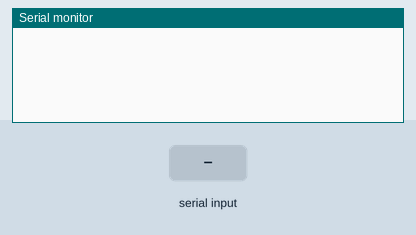
A sketch run on a simulated Arduino Uno, built with avr-gcc and run on an emulated ATmega328P. Parts: the last lines printed to the serial monitor. Inputs (shaded band) come from the test bench.

Above: at 1.2 s.
1.3 s: "rlab://\n" received over Serial
At 2.2 s:
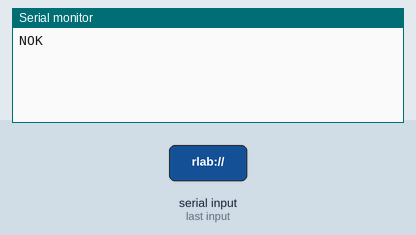
2.8 s: "13on\n" received over Serial
At 3.3 s:
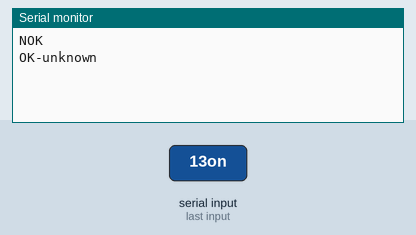

Measured:
- after the input at 1.3 s, the serial monitor: prints a new line at once (image 1)
- after the input at 2.8 s, the serial monitor: prints a new line at once (image 2)

The sketch:

remlab-test1.ino
```cpp
/*
  Arduino control for Remote Lab
  Test 1

  - Testing comms between PC-based java program and Arduino - using simple serial comms
  - Version 1a : Basic LED blinking
*/

String inputString = "";         // a string to hold incoming data
boolean stringComplete = false;  // whether the string is complete

// -----------------------------------------
// Initialise the system

void setup(){
  Serial.begin(115200);
  digitalWrite(13,LOW);
}


// -----------------------------------------
// Main Loop

void loop(){

  // when a newline arrives:
  if (stringComplete) {

    String processingString = inputString;
    inputString = "";
    stringComplete = false;

    String response = "NOK";
    if(processingString.startsWith("rlab://")) { // OK is a message I know (this is general code you can reuse)

      // Process the incoming message and send response
      if(processingString.substring(7,11) == "13on")      response = "OK-13on";
      else if(processingString.substring(7,11) == "13of") response = "OK-13of";
      else if(processingString.substring(7,11) == "13fl") response = "OK-13fl";
    }
    else response = "OK-unknown";

    // Return response
    Serial.println(response);
    Serial.flush();

    // Process the incoming message and send response
    if(processingString.startsWith("rlab://")) { // OK is a message I know (this is general code you can reuse)
      if(processingString.substring(7,11) == "13on") {
          digitalWrite(13,HIGH);
      } else if(processingString.substring(7,11) == "13of") {
          digitalWrite(13,LOW);
      } else if(processingString.substring(7,11) == "13fl") {
          int dl = processingString.substring(13,18).toInt();
          digitalWrite(13,HIGH);
          delay(dl);
          digitalWrite(13,LOW);
      }
    }
  }
}


// -----------------------------------------
// Serial read - triggered by incoming data

void serialEvent() {

  while (Serial.available() && !stringComplete) {
    // get the new byte:
    char inChar = (char)Serial.read();
    // add it to the inputString:
    inputString += inChar;
    // if the incoming character is a newline, set a flag
    // so the main loop can do something about it:
    if (inChar == '\n') {
      stringComplete = true;
    }
  }
}
```
